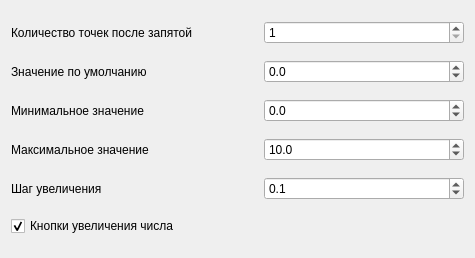
<?xml version="1.0" encoding="UTF-8"?>
<ui version="4.0">
 <class>Float</class>
 <widget class="QWidget" name="Float">
  <property name="geometry">
   <rect>
    <x>0</x>
    <y>0</y>
    <width>475</width>
    <height>258</height>
   </rect>
  </property>
  <property name="minimumSize">
   <size>
    <width>475</width>
    <height>0</height>
   </size>
  </property>
  <property name="windowTitle">
   <string>Float</string>
  </property>
  <layout class="QVBoxLayout" name="verticalLayout">
   <item>
    <layout class="QHBoxLayout" name="decimalsLayout">
     <item>
      <widget class="QLabel" name="decimalsLabel">
       <property name="sizePolicy">
        <sizepolicy hsizetype="Maximum" vsizetype="Preferred">
         <horstretch>0</horstretch>
         <verstretch>0</verstretch>
        </sizepolicy>
       </property>
       <property name="text">
        <string>Количество точек после запятой</string>
       </property>
      </widget>
     </item>
     <item>
      <spacer name="decimalsSpacer">
       <property name="orientation">
        <enum>Qt::Horizontal</enum>
       </property>
       <property name="sizeHint" stdset="0">
        <size>
         <width>40</width>
         <height>20</height>
        </size>
       </property>
      </spacer>
     </item>
     <item>
      <widget class="QSpinBox" name="decimalsField">
       <property name="minimumSize">
        <size>
         <width>200</width>
         <height>0</height>
        </size>
       </property>
       <property name="minimum">
        <number>1</number>
       </property>
       <property name="maximum">
        <number>2147483647</number>
       </property>
       <property name="value">
        <number>1</number>
       </property>
      </widget>
     </item>
    </layout>
   </item>
   <item>
    <layout class="QHBoxLayout" name="defaultLayout">
     <item>
      <widget class="QLabel" name="defaultLabel">
       <property name="sizePolicy">
        <sizepolicy hsizetype="Maximum" vsizetype="Preferred">
         <horstretch>0</horstretch>
         <verstretch>0</verstretch>
        </sizepolicy>
       </property>
       <property name="text">
        <string>Значение по умолчанию</string>
       </property>
      </widget>
     </item>
     <item>
      <spacer name="defaultSpacer">
       <property name="orientation">
        <enum>Qt::Horizontal</enum>
       </property>
       <property name="sizeHint" stdset="0">
        <size>
         <width>40</width>
         <height>20</height>
        </size>
       </property>
      </spacer>
     </item>
     <item>
      <widget class="QDoubleSpinBox" name="defaultField">
       <property name="minimumSize">
        <size>
         <width>200</width>
         <height>0</height>
        </size>
       </property>
       <property name="decimals">
        <number>1</number>
       </property>
       <property name="minimum">
        <double>-340282346638528859811704183484516925440.000000000000000</double>
       </property>
       <property name="maximum">
        <double>340282346638528859811704183484516925440.000000000000000</double>
       </property>
       <property name="value">
        <double>0.000000000000000</double>
       </property>
      </widget>
     </item>
    </layout>
   </item>
   <item>
    <layout class="QHBoxLayout" name="minValueLayout">
     <item>
      <widget class="QLabel" name="minValueLabel">
       <property name="sizePolicy">
        <sizepolicy hsizetype="Maximum" vsizetype="Preferred">
         <horstretch>0</horstretch>
         <verstretch>0</verstretch>
        </sizepolicy>
       </property>
       <property name="text">
        <string>Минимальное значение</string>
       </property>
      </widget>
     </item>
     <item>
      <spacer name="minValueSpacer">
       <property name="orientation">
        <enum>Qt::Horizontal</enum>
       </property>
       <property name="sizeHint" stdset="0">
        <size>
         <width>40</width>
         <height>20</height>
        </size>
       </property>
      </spacer>
     </item>
     <item>
      <widget class="QDoubleSpinBox" name="minValueField">
       <property name="minimumSize">
        <size>
         <width>200</width>
         <height>0</height>
        </size>
       </property>
       <property name="decimals">
        <number>1</number>
       </property>
       <property name="minimum">
        <double>-340282346638528859811704183484516925440.000000000000000</double>
       </property>
       <property name="maximum">
        <double>340282346638528859811704183484516925440.000000000000000</double>
       </property>
       <property name="value">
        <double>0.000000000000000</double>
       </property>
      </widget>
     </item>
    </layout>
   </item>
   <item>
    <layout class="QHBoxLayout" name="maxValueLayout">
     <item>
      <widget class="QLabel" name="maxValueLabel">
       <property name="sizePolicy">
        <sizepolicy hsizetype="Maximum" vsizetype="Preferred">
         <horstretch>0</horstretch>
         <verstretch>0</verstretch>
        </sizepolicy>
       </property>
       <property name="text">
        <string>Максимальное значение</string>
       </property>
      </widget>
     </item>
     <item>
      <spacer name="maxValueSpacer">
       <property name="orientation">
        <enum>Qt::Horizontal</enum>
       </property>
       <property name="sizeHint" stdset="0">
        <size>
         <width>40</width>
         <height>20</height>
        </size>
       </property>
      </spacer>
     </item>
     <item>
      <widget class="QDoubleSpinBox" name="maxValueField">
       <property name="minimumSize">
        <size>
         <width>200</width>
         <height>0</height>
        </size>
       </property>
       <property name="decimals">
        <number>1</number>
       </property>
       <property name="minimum">
        <double>-340282346638528859811704183484516925440.000000000000000</double>
       </property>
       <property name="maximum">
        <double>340282346638528859811704183484516925440.000000000000000</double>
       </property>
       <property name="value">
        <double>10.000000000000000</double>
       </property>
      </widget>
     </item>
    </layout>
   </item>
   <item>
    <layout class="QHBoxLayout" name="stepLayout">
     <item>
      <widget class="QLabel" name="stepLabel">
       <property name="sizePolicy">
        <sizepolicy hsizetype="Maximum" vsizetype="Preferred">
         <horstretch>0</horstretch>
         <verstretch>0</verstretch>
        </sizepolicy>
       </property>
       <property name="text">
        <string>Шаг увеличения</string>
       </property>
      </widget>
     </item>
     <item>
      <spacer name="stepSpace">
       <property name="orientation">
        <enum>Qt::Horizontal</enum>
       </property>
       <property name="sizeHint" stdset="0">
        <size>
         <width>40</width>
         <height>20</height>
        </size>
       </property>
      </spacer>
     </item>
     <item>
      <widget class="QDoubleSpinBox" name="stepField">
       <property name="minimumSize">
        <size>
         <width>200</width>
         <height>0</height>
        </size>
       </property>
       <property name="decimals">
        <number>1</number>
       </property>
       <property name="minimum">
        <double>-340282346638528859811704183484516925440.000000000000000</double>
       </property>
       <property name="maximum">
        <double>340282346638528859811704183484516925440.000000000000000</double>
       </property>
       <property name="value">
        <double>0.100000000000000</double>
       </property>
      </widget>
     </item>
    </layout>
   </item>
   <item>
    <widget class="QCheckBox" name="increaseButtonsCheckbox">
     <property name="text">
      <string>Кнопки увеличения числа</string>
     </property>
     <property name="checked">
      <bool>true</bool>
     </property>
    </widget>
   </item>
  </layout>
 </widget>
 <resources/>
 <connections/>
</ui>
